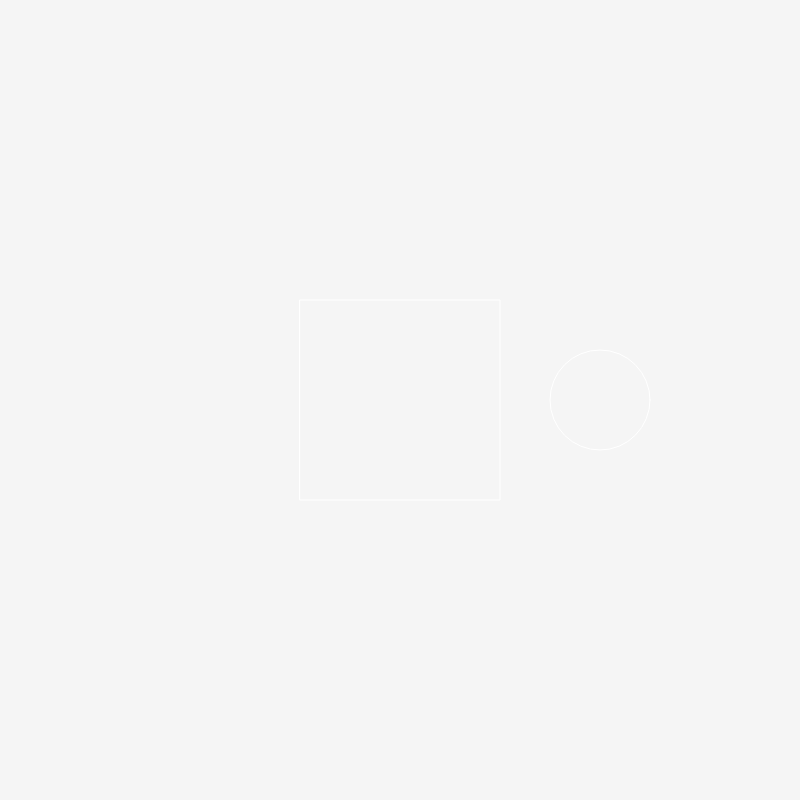
Frame 1 (no input)
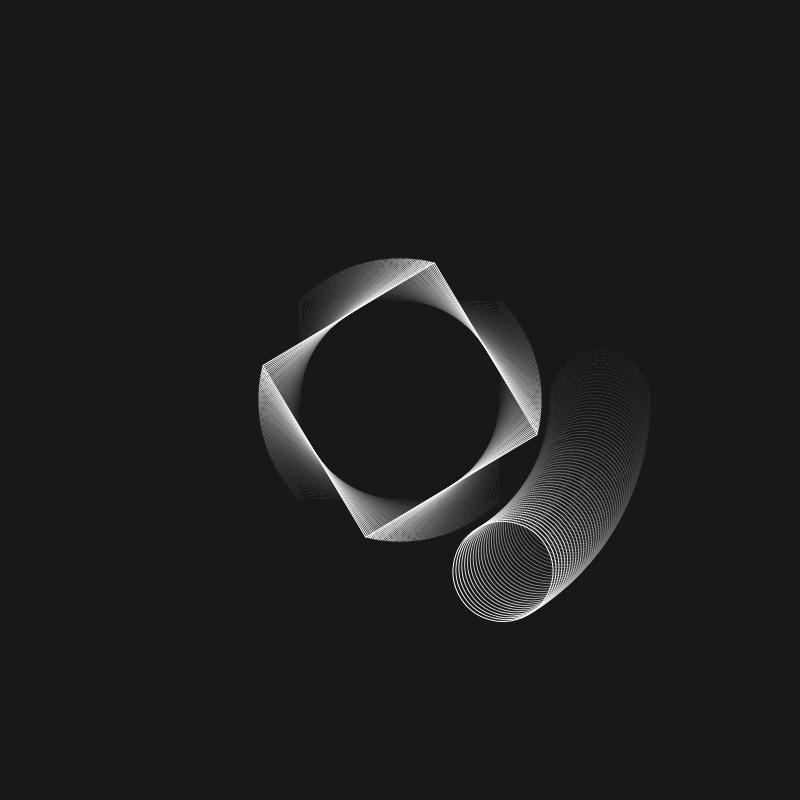
Frame 60 (no input)
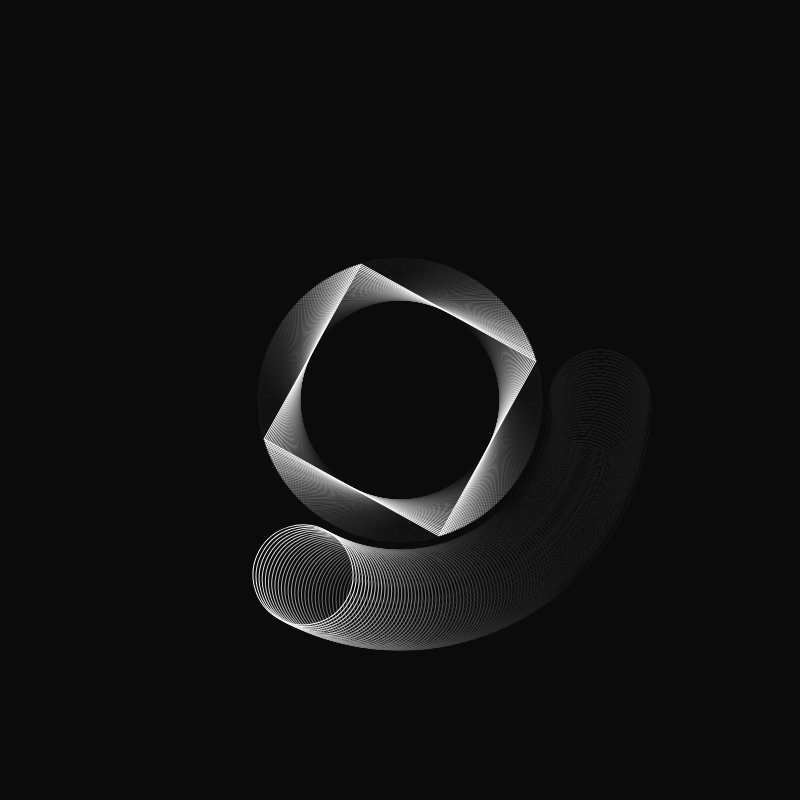
Frame 120 (the mouse pressed at the canvas centre since frame 60)

The p5.js sketch that drew these frames (run headless with seeded random() and noise() and a simulated clock; from frame 60 on, the mouse is pressed at the canvas centre):

// p5.js sketch
// ── sketch.js
let angle=0;

function setup() {
	createCanvas(800, 800);
	angleMode(DEGREES);


}

function draw() {


	background(0,0,0,10);
	noFill();
	stroke(255);
    rectMode(CENTER);//mit diesem Befehl wird das Rechteck von der Mitte her gezeichnet statt von der oberen linken Ecke

    push();
	translate(400,400);
	rotate(angle);
	rect(0,0, 200,200);
	pop();


	push();
	translate(width/2,height/2);
	rotate(angle);
	ellipse(200,0,100,100);
	pop();




	angle=angle+1;
}
